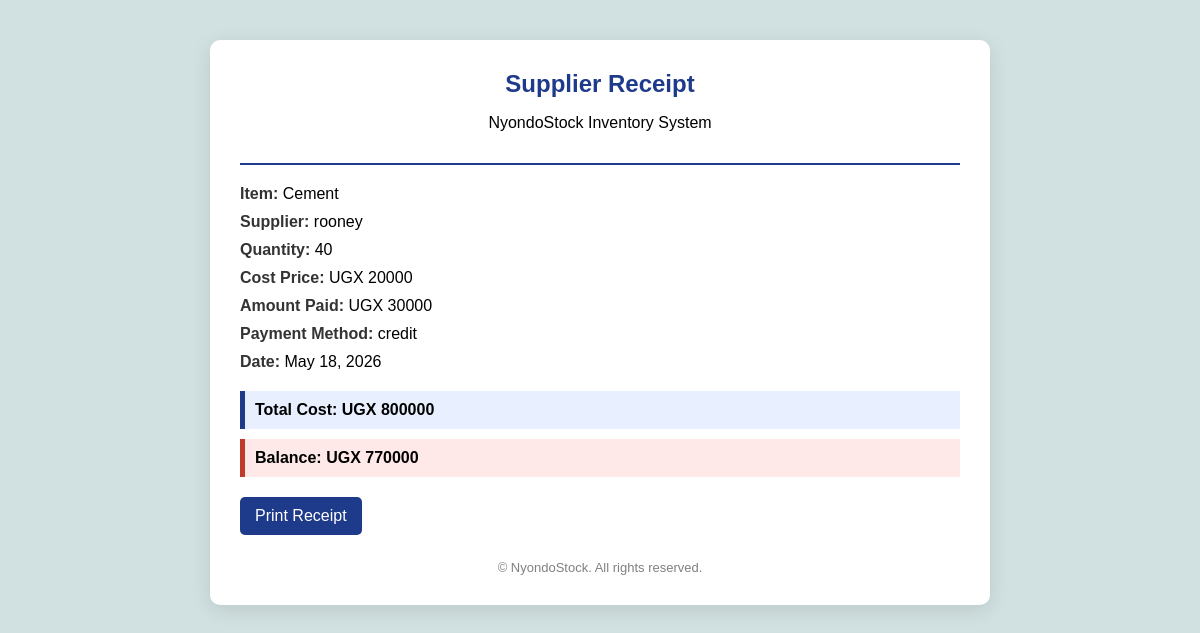
The app's page /supplier_receipt/13/ with its own data.
### mugeniapp/models.py (models this page shows, shortened)
class Supplier(models.Model):
    stock = models.ForeignKey(Stock, on_delete=models.CASCADE)
    supplier_name = models.CharField(max_length=100)
    supplier_contact = models.CharField(
    max_length=20,
    null=True,
    blank=True
)
    quantity = models.PositiveIntegerField(default=0)
    cost_price = models.PositiveIntegerField(default=0)
    total_cost = models.PositiveIntegerField(default=0 , blank=True, null=True)
    date = models.DateField()
    method_of_payment = models.CharField(max_length=50, default="Credit")
    amount_paid = models.IntegerField(default=0)
    balance = models.IntegerField(default=0, blank=True, null=True)

class Stock(models.Model):
    name = models.CharField(max_length=100)
    category = models.CharField(max_length=100)
    quantity = models.PositiveIntegerField(default=0)
    cost_price = models.PositiveIntegerField(default=0)
    selling_price = models.PositiveIntegerField(default=0)
    date = models.DateField()
    specifications = models.CharField(max_length=100, null=True)

### mugeniapp/views.py (the view)
# urls.py: path('supplier_receipt/<int:id>/', views.supplier_receipt, name='supplier_receipt'),
def supplier_receipt(request, id):
    supplier = get_object_or_404(Supplier, id=id)
    total_cost = supplier.quantity * supplier.cost_price
    balance = total_cost - supplier.amount_paid
    if balance < 0:
        balance = 0
    context = {
        "supplier": supplier,
        "total_cost": total_cost,
        "balance": balance,
    }
    return render(request, "supplier_receipt.html", context)

### mugeniapp/templates/supplier_receipt.html (shortened to what this page needs)
<!DOCTYPE html>
<html lang="en">
<head>
</head>
<body>
<div class="container">
    <div class="header">
        <h2>Supplier Receipt</h2>
        <p>NyondoStock Inventory System</p>
    </div>
    <div class="details">
      <p><span class="label">Item:</span> {{ supplier.stock.name }}</p>
<p><span class="label">Supplier:</span> {{ supplier.supplier_name }}</p>
<p><span class="label">Quantity:</span> {{ supplier.quantity }}</p>
<p><span class="label">Cost Price:</span> UGX {{ supplier.cost_price }}</p>
<p><span class="label">Amount Paid:</span> UGX {{ supplier.amount_paid }}</p>
<p><span class="label">Payment Method:</span> {{ supplier.method_of_payment }}</p>
<p><span class="label">Date:</span> {{ supplier.date }}</p>
    </div>
    <div class="total">
        Total Cost: UGX {{ total_cost }}
    </div>
    <div class="balance">
        Balance: UGX {{ balance }}
    </div>
        <a href="#" class="btn" onclick="window.print()">Print Receipt</a>
    <div class="footer">
        © {{ now|date:"Y" }} NyondoStock. All rights reserved.
    </div>
</div>
</body>
</html>

### mugeniapp/templates/supplier_receipt.html (style rules this page uses)
body { font-family: Arial, sans-serif; background: #d1e0e0; margin: 0; padding: 0; }
.container { width: 60%; margin: 40px auto; background: white; padding: 30px; border-radius: 10px; box-shadow: 0 5px 20px rgba(0,0,0,0.1); }
.header { text-align: center; border-bottom: 2px solid #1E3A8A; padding-bottom: 15px; margin-bottom: 20px; }
.header h2 { margin: 0; color: #1E3A8A; }
.details p { font-size: 16px; margin: 10px 0; }
.label { font-weight: bold; color: #333; }
.total { margin-top: 20px; padding: 10px; background: #e8f0ff; border-left: 5px solid #1E3A8A; font-weight: bold; }
.balance { margin-top: 10px; padding: 10px; background: #ffe8e8; border-left: 5px solid #c0392b; font-weight: bold; }
.footer { text-align: center; margin-top: 25px; font-size: 13px; color: gray; }
.btn { display: inline-block; margin-top: 20px; padding: 10px 15px; background: #1E3A8A; color: white; text-decoration: none; border-radius: 5px; }

### records on screen
Supplier: stock.name "Cement", supplier_name "rooney", quantity "40", cost_price "20000", amount_paid "30000", method_of_payment "credit", date "May 18, 2026"

### other values on screen
{{ total_cost }} "800000"
{{ balance }} "770000"
